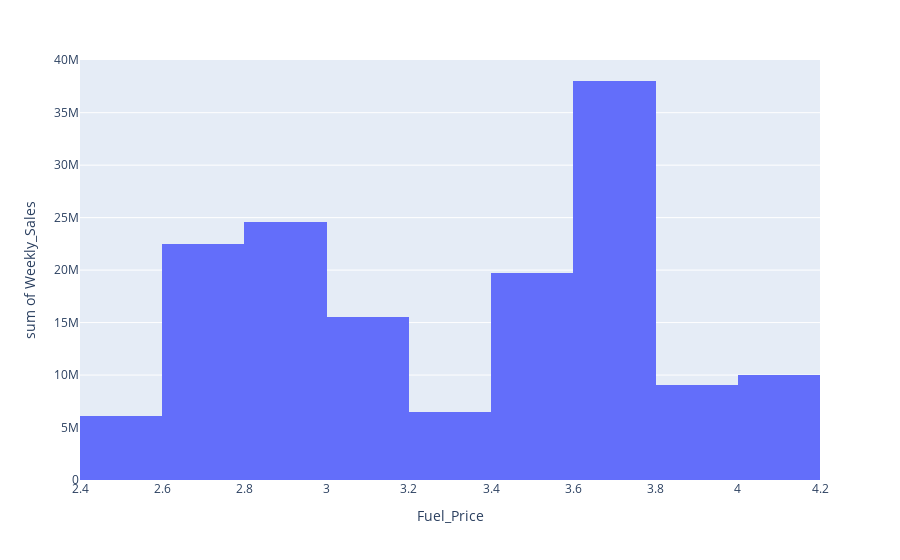

The code cell stored with this chart in its notebook:
### Code cell
#Weekly sales over Fuel price
s_fuel = px.histogram(w_sales, x='Fuel_Price', y='Weekly_Sales')
s_fuel.show()

### Figure 1 — Plotly figure (JSON) as saved in the notebook; plotly's stock layout.template omitted (floating-point values rounded to 4 significant figures; data arrays with more than 128 entries replaced by an {"elided": "..."} marker saying what was removed)
{"data": [{"alignmentgroup": "True", "bingroup": "x", "histfunc": "sum", "hovertemplate": "Fuel_Price=%{x}<br>sum of Weekly_Sales=%{y}<extra></extra>", "legendgroup": "", "marker": {"color": "#636efa", "pattern": {"shape": ""}}, "name": "", "offsetgroup": "", "orientation": "v", "showlegend": false, "type": "histogram", "x": {"elided": "150 float values"}, "xaxis": "x", "y": {"elided": "150 float values"}, "yaxis": "y"}], "layout": {"barmode": "relative", "legend": {"tracegroupgap": 0}, "margin": {"t": 60}, "xaxis": {"anchor": "y", "domain": [0, 1], "title": {"text": "Fuel_Price"}}, "yaxis": {"anchor": "x", "domain": [0, 1], "title": {"text": "sum of Weekly_Sales"}}}}
